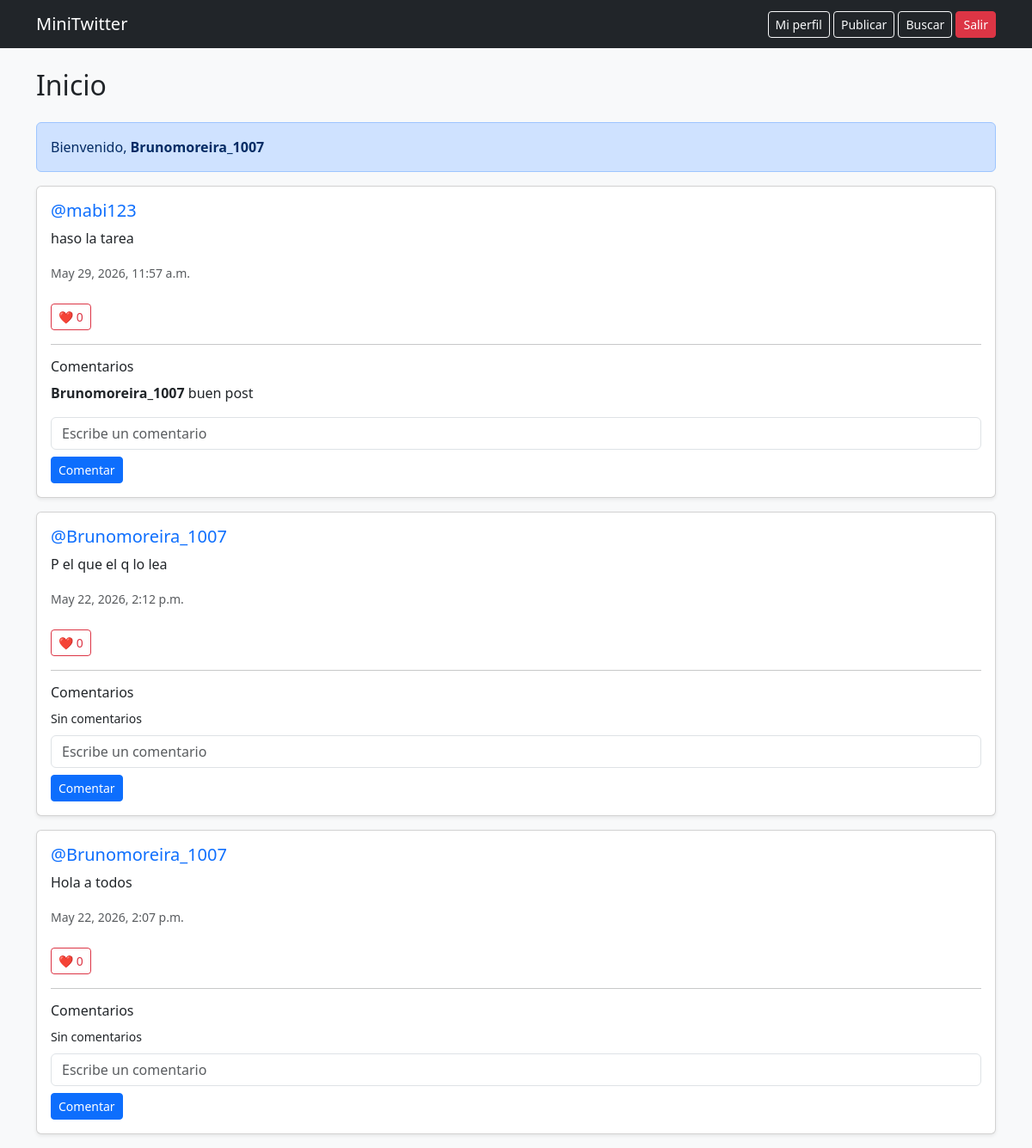
The app's page / (signed in), older data.
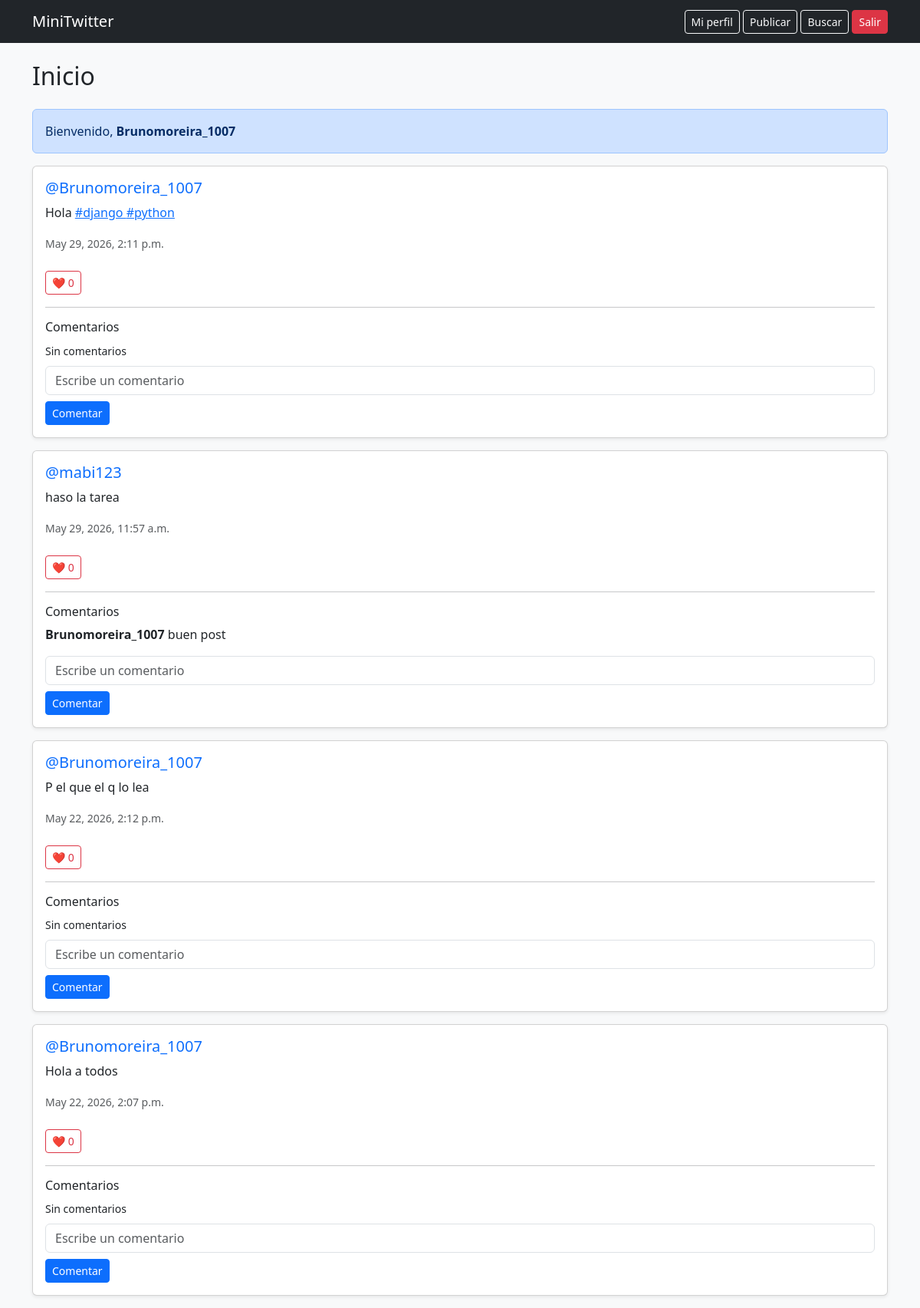
The same page, newer data.
### app/models.py (models this page shows, shortened)
class Post(models.Model):
    usuario = models.ForeignKey(User, on_delete=models.CASCADE)
    contenido = models.TextField(max_length=280)
    fecha_creacion = models.DateTimeField(auto_now_add=True)

class Comentario(models.Model):
    usuario = models.ForeignKey(
        User,
        on_delete=models.CASCADE
    )
    post = models.ForeignKey(
        Post,
        on_delete=models.CASCADE
    )
    contenido = models.TextField(max_length=200)
    fecha_creacion = models.DateTimeField(auto_now_add=True)

### app/views.py (the view)
# urls.py: path('', views.inicio, name='inicio'),
@login_required
def inicio(request):
    siguiendo = Follow.objects.filter(
        seguidor=request.user
    ).values_list('seguido', flat=True)
    posts = Post.objects.filter(
        usuario__in=list(siguiendo) + [request.user.id]
    ).order_by('-fecha_creacion')
    return render(request, 'inicio.html', {
        'posts': posts
    })

### app/templates/inicio.html (shortened to what this page needs)
{% extends 'base.html' %}
{% block contenido %}
<h2 class="mb-4">Inicio</h2>
{% if user.is_authenticated %}
    <div class="alert alert-primary">
        Bienvenido, <strong>{{ user.username }}</strong>
    </div>
{% endif %}
{% for post in posts %}
    <div class="card mb-3 shadow-sm">
        <div class="card-body">
            <h5>
                <a href="/perfil/{{ post.usuario.username }}/" class="text-decoration-none">
                    @{{ post.usuario.username }}
                </a>
            </h5>
            <p class="card-text">
        {% for palabra in post.contenido.split %}
        {% if palabra|slice:":1" == "#" %}
            <a href="/hashtag/{{ palabra|slice:"1:" }}/">
                {{ palabra }}
            </a>
        {% else %}
            {{ palabra }}
        {% endif %}
        {% endfor %}
        </p>
            <small class="text-muted">
                {{ post.fecha_creacion }}
            </small>
            <br><br>
            <form method="POST" action="/like/{{ post.id }}/">
                <button class="btn btn-sm btn-outline-danger">
                    ❤️ {{ post.like_set.count }}
                </button>
            </form>
            <hr>
            <h6>Comentarios</h6>
            {% for comentario in post.comentario_set.all %}
                <p>
                    <strong>
                        {{ comentario.usuario.username }}
                    </strong>
                    {{ comentario.contenido }}
                </p>
            {% empty %}
                <small>
                    Sin comentarios
                </small>
            {% endfor %}
            <form method="POST" action="/comentario/{{ post.id }}/">
                <input
                    type="text"
                    name="contenido"
                    class="form-control mt-2"
                    placeholder="Escribe un comentario"
                >
                <button class="btn btn-sm btn-primary mt-2">
                    Comentar
                </button>
            </form>
        </div>
    </div>
{% empty %}
    <div class="alert alert-warning">
        No hay publicaciones para mostrar.
    </div>
{% endfor %}
{% endblock %}

### app/templates/base.html (shortened to what this page needs)
<!DOCTYPE html>
<html lang="es">
<head>
    <link href="https://cdn.jsdelivr.net/npm/bootstrap@5.3.3/dist/css/bootstrap.min.css" rel="stylesheet">
</head>
<body class="bg-light">
<nav class="navbar navbar-expand-lg navbar-dark bg-dark">
    <div class="container">
        <a class="navbar-brand" href="/">MiniTwitter</a>
        <div>
        {% if user.is_authenticated %}
                <a class="btn btn-outline-light btn-sm" href="/perfil/{{ user.username }}/">
                       Mi perfil
                </a>
                <a class="btn btn-outline-light btn-sm" href="/crear/">Publicar</a>
                <a class="btn btn-outline-light btn-sm" href="/buscar/">Buscar</a>
                <form method="POST" action="/logout/" class="d-inline">
                    <button class="btn btn-danger btn-sm">Salir</button>
                </form>
            {% else %}
                <a class="btn btn-outline-light btn-sm" href="/login/">Login</a>
                <a class="btn btn-primary btn-sm" href="/registro/">Registro</a>
            {% endif %}
        </div>
    </div>
</nav>
<div class="container mt-4">
    {% block contenido %}
    {% endblock %}
</div>
</body>
</html>

Row changes from the older to the newer data that the page shows:
added Post: usuario.username "Brunomoreira_1007", split "Hola", split "#django" "#python", fecha_creacion "May 29, 2026, 2:11 p.m.", like_set.count "0"
